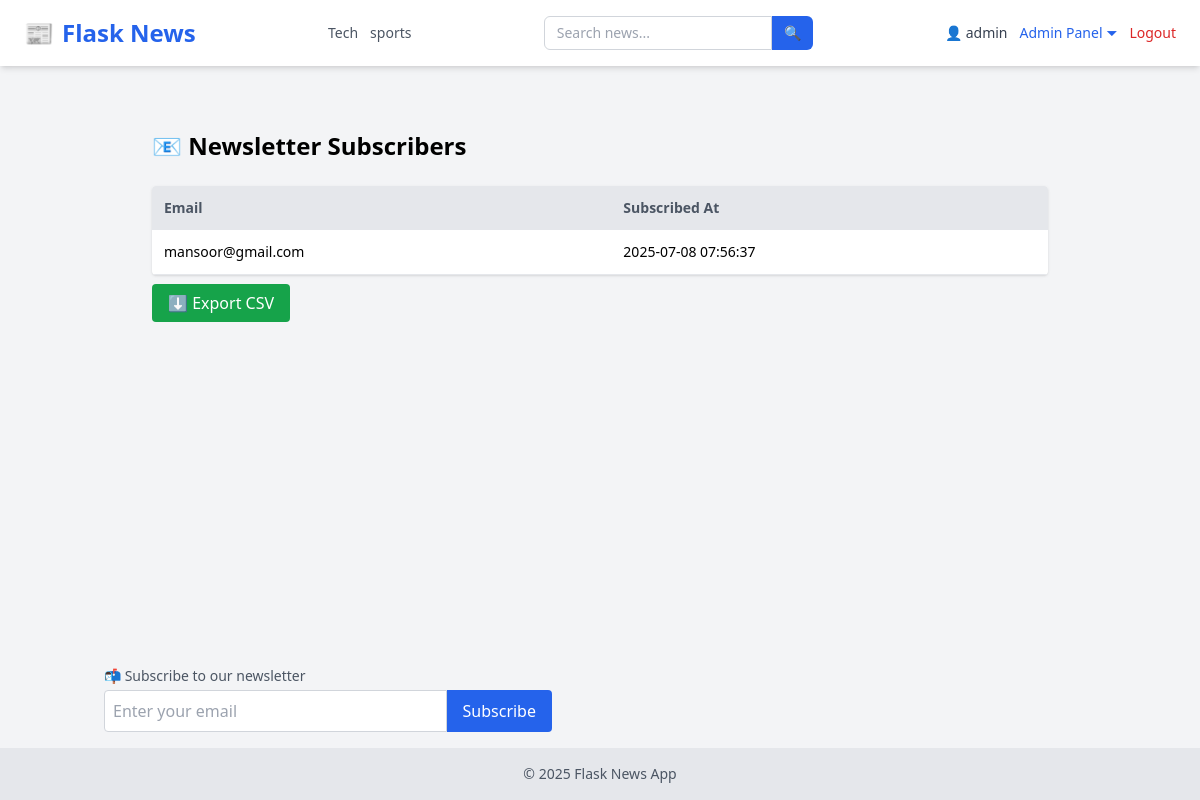
The page /subscribers (signed in) on the database its author committed.
### tables this page shows
CREATE TABLE categories (
            id INTEGER PRIMARY KEY AUTOINCREMENT,
            name TEXT UNIQUE NOT NULL
        );

CREATE TABLE users (
            id INTEGER PRIMARY KEY AUTOINCREMENT,
            username TEXT NOT NULL,
            email TEXT UNIQUE NOT NULL,
            password TEXT NOT NULL,
            role TEXT DEFAULT 'user'
        );

CREATE TABLE subscribers (
            id INTEGER PRIMARY KEY AUTOINCREMENT,
            email TEXT UNIQUE NOT NULL,
            created_at TEXT DEFAULT (datetime('now'))
        );

### app/admin_routes.py (the view)
@admin.route('/subscribers')
@login_required
@admin_only
def view_subscribers():
    conn = sqlite3.connect(current_app.config['DATABASE'])
    c = conn.cursor()
    c.execute("SELECT email, created_at FROM subscribers ORDER BY created_at DESC")
    subscribers = c.fetchall()
    conn.close()
    return render_template('admin/subscribers.html', subscribers=subscribers)

### app/__init__.py (called while the page is built)
def create_app():
    app = Flask(__name__, instance_relative_config=True)
    app.config.from_object('config.Config')
    from app.routes import main
    app.register_blueprint(main)
    from app.admin_routes import admin
    app.register_blueprint(admin)
    from app.user_routes import user
    app.register_blueprint(user)
    init_db(app)
    login_manager.init_app(app)
    @login_manager.user_loader
    def user_loader(user_id):
        return load_user(user_id)
    @app.context_processor
    def inject_now():
        return {'now': datetime.now}
    @app.context_processor
    def inject_categories():
        conn = sqlite3.connect(current_app.config['DATABASE'])
        c = conn.cursor()
        c.execute("SELECT id, name FROM categories ORDER BY name ASC")
        categories = c.fetchall()
        conn.close()
        return {'categories': categories}
    return app

### app/models.py (called while the page is built)
def load_user(user_id):
    conn = sqlite3.connect(current_app.config['DATABASE'])
    c = conn.cursor()
    c.execute("SELECT id, username,email, role FROM users WHERE id = ?", (user_id,))
    row = c.fetchone()
    conn.close()
    if row:
        return User(*row)
    return None

### app/utils.py (called while the page is built)
def admin_only(f):
    @wraps(f)
    def decorated(*args, **kwargs):
        if not current_user.is_authenticated or current_user.role != 'admin':
            abort(403)
        return f(*args, **kwargs)
    return decorated

### app/templates/admin/subscribers.html (shortened to what this page needs)
{% extends "layout.html" %}  {% block content %}
<div class="max-w-4xl mx-auto mt-10">
  <h1 class="text-2xl font-bold mb-6">📧 Newsletter Subscribers</h1>
  {% if subscribers %}
  <table class="w-full bg-white rounded shadow overflow-hidden">
    <thead class="bg-gray-200 text-left text-sm text-gray-600">
      <tr>
        <th class="p-3">Email</th>
        <th class="p-3">Subscribed At</th>
      </tr>
    </thead>
    <tbody class="text-sm">
      {% for sub in subscribers %}
      <tr class="border-b">
        <td class="p-3">{{ sub[0] }}</td>
        <td class="p-3">{{ sub[1] }}</td>
      </tr>
      {% endfor %}
    </tbody>
  </table>
  <div class="mb-4 mt-4">
    <a
      href="{{ url_for('admin.export_subscribers') }}"
      class="bg-green-600 text-white px-4 py-2 rounded hover:bg-green-700"
    >
      ⬇️ Export CSV
    </a>
  </div>
  {% else %}
  <p class="text-gray-600">No subscribers found.</p>
  {% endif %}
</div>
{% endblock %}

### app/templates/layout.html (shortened to what this page needs)
<!DOCTYPE html>
<html lang="en">
  <head>
    <script src="https://cdn.tailwindcss.com"></script>
    <link
      rel="stylesheet"
      href="https://cdnjs.cloudflare.com/ajax/libs/font-awesome/6.4.0/css/all.min.css"
    />
  </head>
  <body class="bg-gray-100 min-h-screen flex flex-col">
    <nav
      class="bg-white shadow-md px-6 py-4 flex flex-wrap md:flex-nowrap justify-between items-center"
    >
      <a
        href="/"
        class="text-2xl font-extrabold text-blue-600 flex items-center gap-2"
      >
        📰 <span>Flask News</span>
      </a>
      <div
        class="flex flex-wrap justify-center gap-3 mt-4 md:mt-0 md:ml-6 text-sm text-gray-600 font-medium"
      >
        {% for cat in categories %}
        <a
          href="{{ url_for('main.filter_by_category', name=cat[1]) }}"
          class="hover:text-blue-600 transition-colors"
        >
          {{ cat[1] }}
        </a>
        {% endfor %}
      </div>
      <form
        method="GET"
        action="{{ url_for('main.search') }}"
        class="flex mt-4 md:mt-0 md:ml-6"
      >
        <input
          type="text"
          name="q"
          placeholder="Search news..."
          required
          class="px-3 py-1.5 border rounded-l-md border-gray-300 focus:outline-none focus:ring focus:border-blue-500 text-sm"
        />
        <button
          type="submit"
          class="px-3 py-1.5 bg-blue-600 text-white rounded-r-md text-sm hover:bg-blue-700 transition-colors"
        >
          🔍
        </button>
      </form>
      <div
        class="flex items-center gap-3 mt-4 md:mt-0 md:ml-6 text-sm relative"
      >
        {% if current_user.is_authenticated %}
        <a href="{{ url_for('user.user_profile', email=current_user.email) }}"
          ><span class="text-gray-700">👤 {{ current_user.username }}</span></a
        >
        {% if current_user.role == 'admin' %}
        <div class="relative">
          <button
            id="adminDropdownToggle"
            class="text-blue-600 hover:underline focus:outline-none"
            onclick="toggleAdminDropdown()"
          >
            Admin Panel ⏷
          </button>
        </div>
        {% endif %}
        <a href="/logout" class="text-red-600 hover:underline">Logout</a>
        {% else %}
        <a href="/login" class="text-blue-600 hover:underline">Login</a>
        <a href="/register" class="text-blue-600 hover:underline">Register</a>
        {% endif %}
      </div>
    </nav>
    <main class="flex-grow container mx-auto p-6">
       {% block content %}{% endblock %}
    </main>
    <div class="container mx-auto mb-4 px-4">
      <form action="{{ url_for('user.subscribe') }}" method="POST" class="mt-4">
        <label class="block text-sm text-gray-600 mb-1"
          >📬 Subscribe to our newsletter</label
        >
        <div class="flex max-w-md">
          <input
            type="email"
            name="email"
            required
            placeholder="Enter your email"
            class="w-full p-2 rounded-l border border-gray-300"
          />
          <button type="submit" class="bg-blue-600 text-white px-4 rounded-r">
            Subscribe
          </button>
        </div>
      </form>
    </div>
    <footer class="bg-gray-200 text-center py-4 text-sm text-gray-600">
      &copy; {{ now().year }} Flask News App
    </footer>
  </body>
</html>

### rows shown on the page
categories: name "Tech"
categories: name "sports"
users: username "admin"
subscribers: email "mansoor@gmail.com", created_at "2025-07-08 07:56:37"
